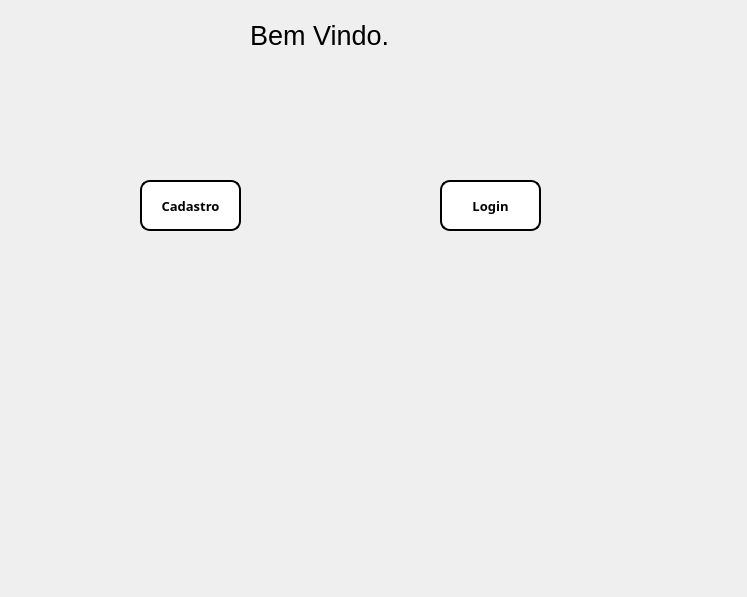
<?xml version="1.0" encoding="UTF-8"?>
<ui version="4.0">
 <class>Form</class>
 <widget class="QWidget" name="Form">
  <property name="geometry">
   <rect>
    <x>0</x>
    <y>0</y>
    <width>747</width>
    <height>597</height>
   </rect>
  </property>
  <property name="windowTitle">
   <string>Form</string>
  </property>
  <widget class="QLabel" name="label">
   <property name="geometry">
    <rect>
     <x>250</x>
     <y>-10</y>
     <width>291</width>
     <height>91</height>
    </rect>
   </property>
   <property name="font">
    <font>
     <pointsize>20</pointsize>
    </font>
   </property>
   <property name="text">
    <string>Bem Vindo.</string>
   </property>
  </widget>
  <widget class="QPushButton" name="confirm">
   <property name="geometry">
    <rect>
     <x>140</x>
     <y>180</y>
     <width>101</width>
     <height>51</height>
    </rect>
   </property>
   <property name="font">
    <font>
     <family>Rockwell Extra Bold</family>
     <pointsize>10</pointsize>
     <weight>75</weight>
     <bold>true</bold>
    </font>
   </property>
   <property name="styleSheet">
    <string notr="true">QPushButton {
    background-color:White;
    color: black;
    border-radius: 10px;
    border: 2px solid black;
}

QPushButton:hover {
    background-color: Gray;
    color: white;
    border: 2px solid white;
}

QPushButton:pressed {
    background-color:Gray;
    border: 2px solid yellow;
}</string>
   </property>
   <property name="text">
    <string>Cadastro</string>
   </property>
  </widget>
  <widget class="QPushButton" name="confirm_2">
   <property name="geometry">
    <rect>
     <x>440</x>
     <y>180</y>
     <width>101</width>
     <height>51</height>
    </rect>
   </property>
   <property name="font">
    <font>
     <family>Rockwell Extra Bold</family>
     <pointsize>10</pointsize>
     <weight>75</weight>
     <bold>true</bold>
    </font>
   </property>
   <property name="styleSheet">
    <string notr="true">QPushButton {
    background-color:White;
    color: black;
    border-radius: 10px;
    border: 2px solid black;
}

QPushButton:hover {
    background-color: Gray;
    color: white;
    border: 2px solid white;
}

QPushButton:pressed {
    background-color:Gray;
    border: 2px solid yellow;
}</string>
   </property>
   <property name="text">
    <string>Login</string>
   </property>
  </widget>
 </widget>
 <resources/>
 <connections/>
</ui>
